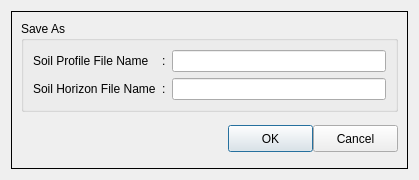
<?xml version="1.0" encoding="UTF-8"?>
<ui version="4.0">
 <class>DialogSoilFileName</class>
 <widget class="QDialog" name="DialogSoilFileName">
  <property name="windowModality">
   <enum>Qt::ApplicationModal</enum>
  </property>
  <property name="geometry">
   <rect>
    <x>0</x>
    <y>0</y>
    <width>419</width>
    <height>180</height>
   </rect>
  </property>
  <property name="windowTitle">
   <string>Dialog</string>
  </property>
  <layout class="QGridLayout" name="gridLayout_3">
   <item row="0" column="0">
    <widget class="QFrame" name="frameSaveAs">
     <property name="autoFillBackground">
      <bool>true</bool>
     </property>
     <property name="locale">
      <locale language="English" country="UnitedStates"/>
     </property>
     <property name="frameShape">
      <enum>QFrame::Panel</enum>
     </property>
     <property name="frameShadow">
      <enum>QFrame::Plain</enum>
     </property>
     <layout class="QGridLayout" name="gridLayout_4">
      <item row="0" column="0">
       <widget class="QGroupBox" name="groupBoxFileNames">
        <property name="title">
         <string>Save As</string>
        </property>
        <layout class="QGridLayout" name="gridLayout">
         <item row="0" column="0">
          <widget class="QLabel" name="labelProfileSaveAsFileName">
           <property name="text">
            <string>Soil Profile File Name</string>
           </property>
          </widget>
         </item>
         <item row="0" column="1">
          <widget class="QLabel" name="label">
           <property name="maximumSize">
            <size>
             <width>10</width>
             <height>16777215</height>
            </size>
           </property>
           <property name="text">
            <string>:</string>
           </property>
          </widget>
         </item>
         <item row="0" column="2">
          <widget class="QLineEdit" name="txtProfileSaveAsFileName"/>
         </item>
         <item row="1" column="0">
          <widget class="QLabel" name="labelHorizonSaveAsFileName">
           <property name="text">
            <string>Soil Horizon File Name</string>
           </property>
          </widget>
         </item>
         <item row="1" column="1">
          <widget class="QLabel" name="label_2">
           <property name="maximumSize">
            <size>
             <width>10</width>
             <height>16777215</height>
            </size>
           </property>
           <property name="text">
            <string>:</string>
           </property>
          </widget>
         </item>
         <item row="1" column="2">
          <widget class="QLineEdit" name="txtHorizonSaveAsFileName"/>
         </item>
        </layout>
       </widget>
      </item>
      <item row="1" column="0">
       <widget class="QFrame" name="frame">
        <property name="frameShape">
         <enum>QFrame::NoFrame</enum>
        </property>
        <property name="frameShadow">
         <enum>QFrame::Raised</enum>
        </property>
        <layout class="QGridLayout" name="gridLayout_2">
         <property name="margin">
          <number>0</number>
         </property>
         <property name="spacing">
          <number>0</number>
         </property>
         <item row="0" column="1">
          <widget class="QPushButton" name="buttonOk">
           <property name="minimumSize">
            <size>
             <width>85</width>
             <height>27</height>
            </size>
           </property>
           <property name="maximumSize">
            <size>
             <width>85</width>
             <height>27</height>
            </size>
           </property>
           <property name="text">
            <string>OK</string>
           </property>
          </widget>
         </item>
         <item row="0" column="2">
          <widget class="QPushButton" name="buttonCancel">
           <property name="minimumSize">
            <size>
             <width>85</width>
             <height>27</height>
            </size>
           </property>
           <property name="maximumSize">
            <size>
             <width>85</width>
             <height>27</height>
            </size>
           </property>
           <property name="text">
            <string>Cancel</string>
           </property>
          </widget>
         </item>
         <item row="0" column="0">
          <widget class="QFrame" name="frame_2">
           <property name="frameShape">
            <enum>QFrame::NoFrame</enum>
           </property>
           <property name="frameShadow">
            <enum>QFrame::Raised</enum>
           </property>
          </widget>
         </item>
        </layout>
       </widget>
      </item>
     </layout>
    </widget>
   </item>
  </layout>
 </widget>
 <resources/>
 <connections/>
</ui>
